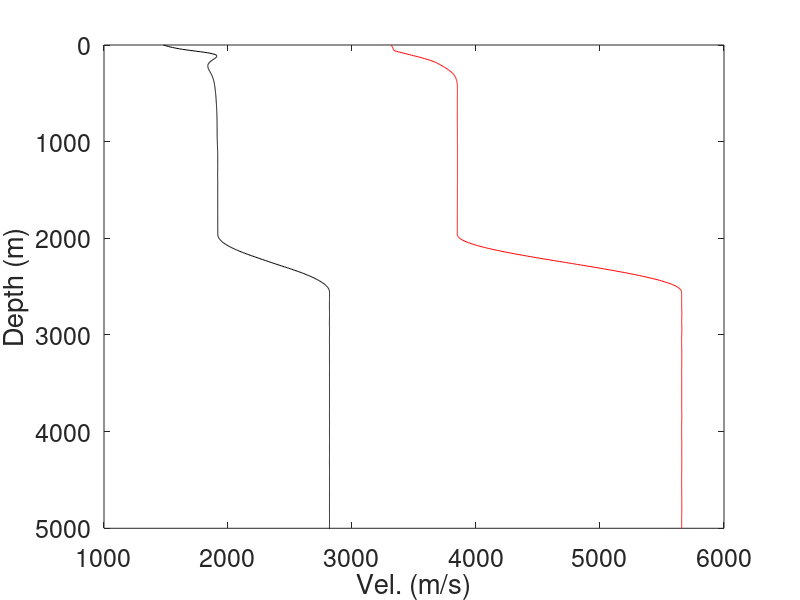

Recreate this plot in MATLAB.
clear all;
clc;

load('depz.mat');
load('vs1d.mat');
load('vp1d.mat');
figure
plot(depz,vp1d,'r')
hold on
plot(depz,vs1d,'k')
xlim([0 5000])
xlabel('Depth (m)')
ylabel('Vel. (m/s)')
view(90,90)
set(gca,'fontsize',18)
